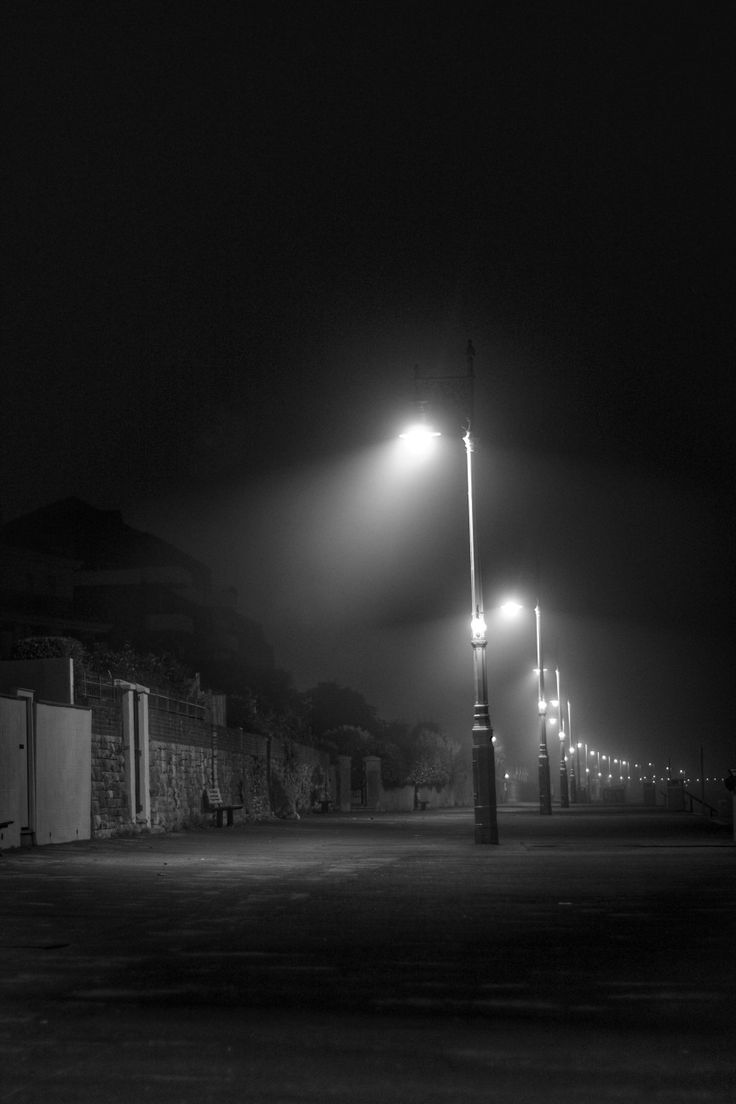
#> input picture image1.jpg, 736 x 1104 px
$ jupyter execute 'DIP Project Code.ipynb'
#> lines starting #> are read from the running program, lines starting #| are printed output that depends on the picture
# Digital Image Processing project
Done by:
*   Souvik Ahmed (203014004)
*   Muhesena Nasiha Syeda (203014015)
*   Sanjida Tasnim Oishi (211014014)

[cell 1]
import numpy as np
from PIL import Image
import matplotlib.pyplot as plt

[cell 2]
# Specify the filename to take as input. Make sure the file is uploaded to this google collab
image_path = input("Enter the filename of the image: ")
#> the answer given: image1.jpg
image = Image.open(image_path).convert("L")  # Convert to grayscale
image_array = np.array(image)

[cell 3]
# Take the upper bound for white intensity as input, to control for extremely bright sections in output
upper_bound = int(input("Enter the upper bound for white intensity: "))
#> the answer given: 3

[cell 4]
# Flatten the image to 1D, since spatial aspect of image does not matter here
flat_image = image_array.flatten()

[cell 5]
# Calculate the histogram manually to understand the distribution of pixel values
histogram = np.zeros(256, dtype=int) #basically, this is 256 bar graphs that count the number of times an x brightness value appears in the image. For example, the pixel brightness value of 120 might appear 46 times throughout the image.
for pixel in flat_image:
    histogram[pixel] += 1
#> this loop made 812544 passes
#> pixel on passes 1 to 3: 14, 14, 14
#> after the loop, histogram = 256 values, max 79890 at index 14, min 24 at index 0, mean 3174

# Plot the histogram found
plt.figure(figsize=(10, 5))
plt.bar(range(256), histogram, color='gray', width=1.0)
plt.title("Pixel Intensity Distribution")
plt.xlabel("Pixel Intensity")
plt.ylabel("Frequency")
plt.show()
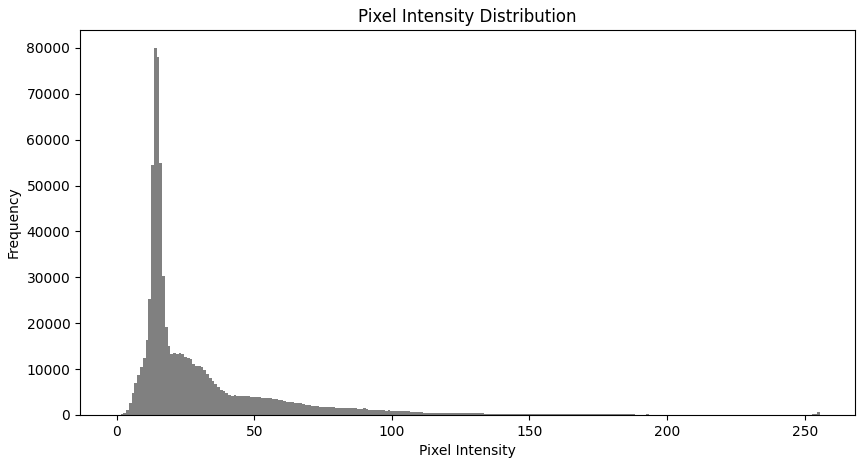
#> figure drawn by matplotlib, 1 panel; tallest bar 79890 high, from x = 13.5 to 14.5

[cell 6]
# Calculate the cumulative distribution function (CDF)
cdf = np.zeros_like(histogram, dtype=float)
#> cdf = 256 values from 0 to 0
sum_hist = 0
for i in range(len(histogram)):
    sum_hist += histogram[i]
    cdf[i] = sum_hist
#> this loop made 256 passes
#> sum_hist on passes 1 to 3: 24, 65, 187
#> after the loop, cdf = 256 values from 24 to 812544; sum_hist = 812544

[cell 7]
# Normalize the CDF to the range of 0 to the upper bound that was given as input earlier
cdf_min = cdf[np.nonzero(cdf)[0][0]]  # First non-zero value of the CDF
#> cdf_min = 24
cdf_normalized = (cdf - cdf_min) / (cdf[-1] - cdf_min) * upper_bound
#> cdf_normalized = 256 values from 0 to 3
cdf_normalized = cdf_normalized.astype(np.uint8)

[cell 8]
# Map the original pixel values to equalized values
equalized_image = np.zeros_like(flat_image, dtype=np.uint8)
for i in range(len(flat_image)):
    equalized_image[i] = cdf_normalized[flat_image[i]]

[cell 9]
# Reshape back to the original image 2d dimension, so that it can be viewed as a proper image
equalized_image = equalized_image.reshape(image_array.shape)
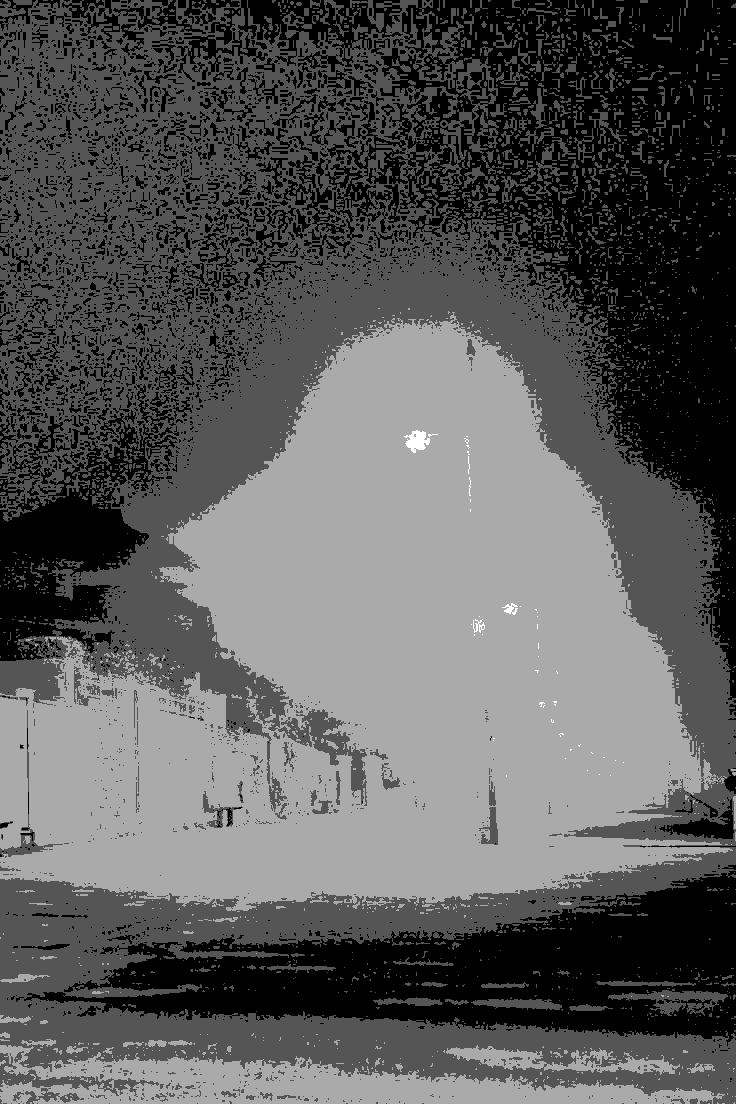
#> equalized_image: shape (1104, 736); min 0, max 3, mean 1.07; drawn with min black and max white

[cell 10]
# Plot the histogram after normalization
normalized_histogram = np.zeros(256, dtype=int)
for pixel in equalized_image.flatten():
    normalized_histogram[pixel] += 1
#> this loop made 812544 passes
#> pixel on passes 2 to 4: 0, 0, 1
#> after the loop, normalized_histogram = 256 values, max 312359 at index 1, min 0 at index 4, mean 3174

[cell 11]
plt.figure(figsize=(10, 5))
plt.bar(range(256), normalized_histogram, color='gray', width=1.0)
plt.title("Normalized Pixel Intensity Distribution")
plt.xlabel("Pixel Intensity")
plt.ylabel("Frequency")
plt.show()
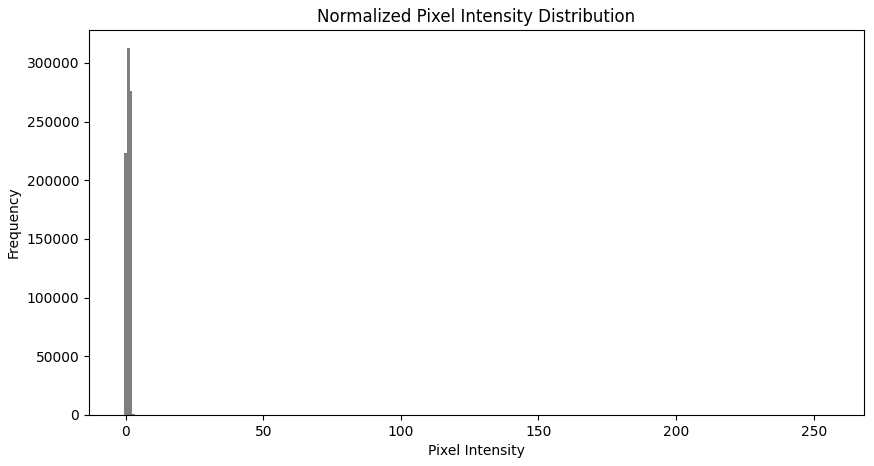
#> figure drawn by matplotlib, 1 panel; tallest bar 312359 high, from x = 0.5 to 1.5

[cell 12]
# Save the before and after images
Image.fromarray(image_array).save("before_equalization.jpg")
Image.fromarray(equalized_image).save("after_equalization.jpg")

[cell 13]
# Display the saved images
before_image = Image.open("before_equalization.jpg")
after_image = Image.open("after_equalization.jpg")
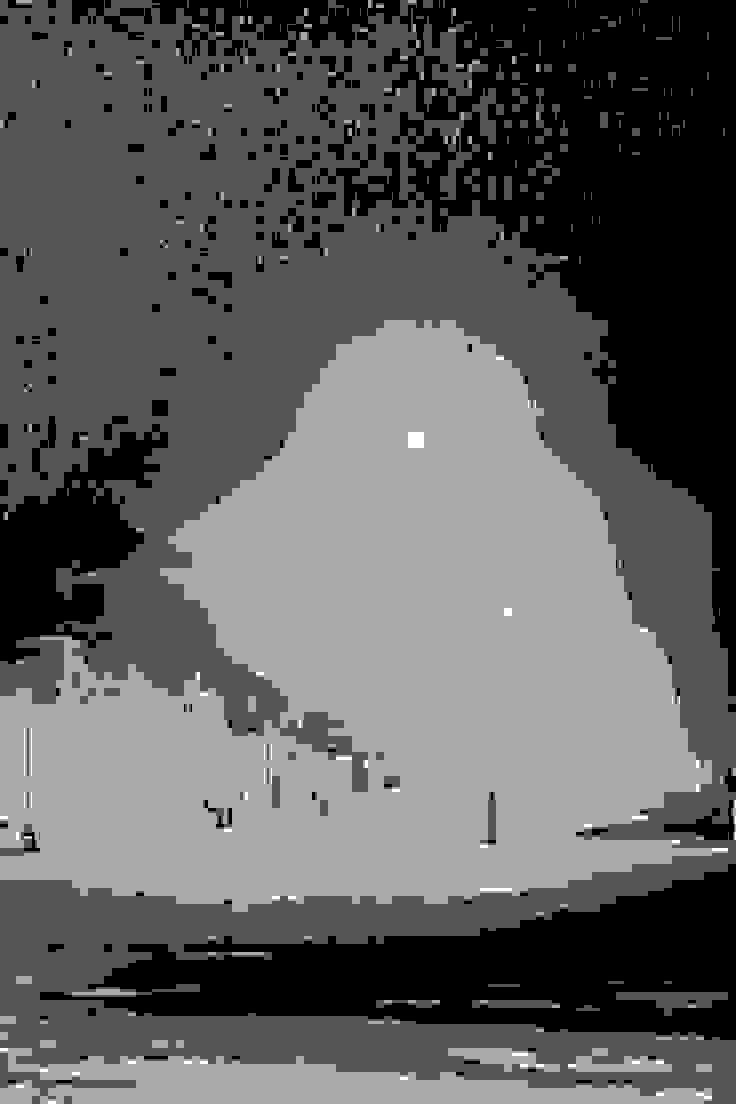
#> after_image: PIL image 736x1104 L; min 0, max 3, mean 1.09; drawn with min black and max white
plt.figure(figsize=(10, 5))
plt.subplot(1, 2, 1)
plt.title("Saved Original Image")
plt.imshow(before_image, cmap="gray")
plt.axis("off")
plt.subplot(1, 2, 2)
plt.title("Saved Equalized Image")
plt.imshow(after_image, cmap="gray")
plt.axis("off")
plt.show()

[cell 14]
# Load the original (non-grayscale) image
original_image = Image.open(image_path)
#> original_image is the input picture: PIL image 736x1104 RGB; min 0, max 255, mean 32.1

# Display the original color image and the grayscale equalized image side by side
plt.figure(figsize=(10, 5))
plt.subplot(1, 2, 1)
plt.title("Original Color Image")
plt.imshow(original_image)
plt.axis("off")

plt.subplot(1, 2, 2)
plt.title("Grayscale Equalized Image")
plt.imshow(equalized_image, cmap="gray")
plt.axis("off")
plt.show()

$ run again, on image3.jpg
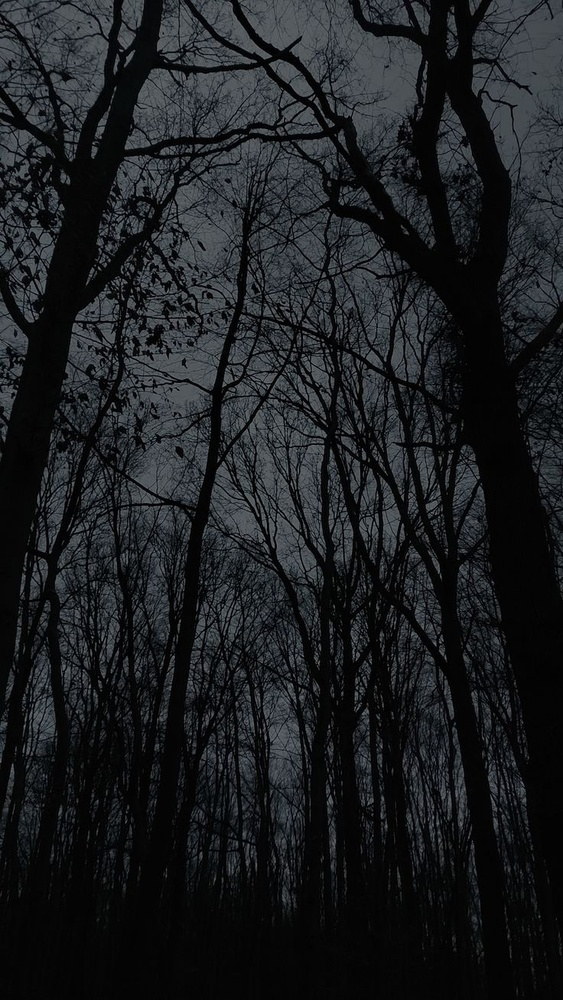
#> input picture image3.jpg, 563 x 1000 px, shrunk from 736 x 1308 before the run
#> the loop `for pixel in flat_image:` made 563000 passes
#> pixel on passes 1 to 3: 56, 65, 78
#> after the loop `for pixel in flat_image:`: histogram = 256 values, max 62430 at index 4, min 0 at index 126, mean 2199.2
#> the loop `for i in range(len(histogram)):` made 256 passes
#> sum_hist on passes 1 to 3: 8144, 20212, 35091
#> after the loop `for i in range(len(histogram)):`: cdf = 256 values from 8144 to 563000; sum_hist = 563000
#> cdf_min = 8144
#> cdf_normalized = 256 values from 0 to 3
#> `equalized_image = equalized_image.reshape(image_array.shape)`:
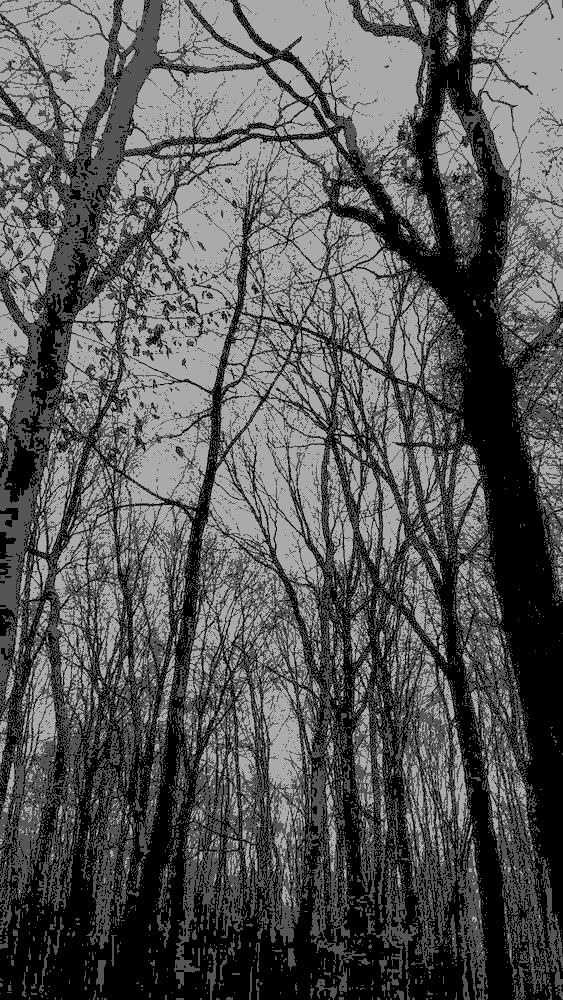
#> equalized_image: shape (1000, 563); min 0, max 3, mean 1.02; drawn with min black and max white
#> the loop `for pixel in equalized_image.flatten():` made 563000 passes
#> pixel on passes 1, 4, 5: 2, 2, 2
#> after the loop `for pixel in equalized_image.flatten():`: normalized_histogram = 256 values, max 201291 at index 1, min 0 at index 4, mean 2199.2
#> `after_image = Image.open("after_equalization.jpg")`:
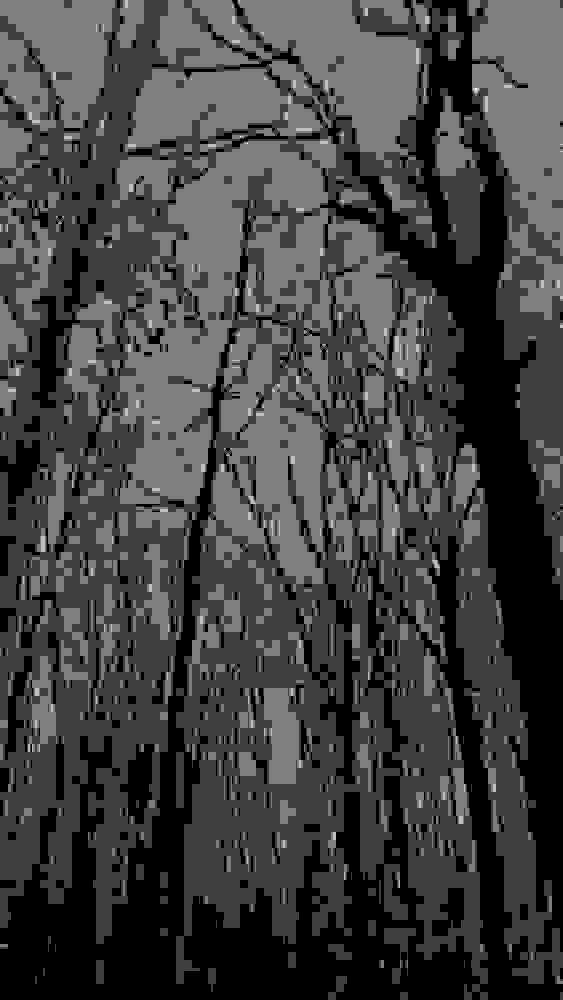
#> after_image: PIL image 563x1000 L; min 0, max 4, mean 1.04; drawn with min black and max white
#> original_image is the input picture: PIL image 563x1000 RGB; mean R, G, B 28.6, 31, 33.7
